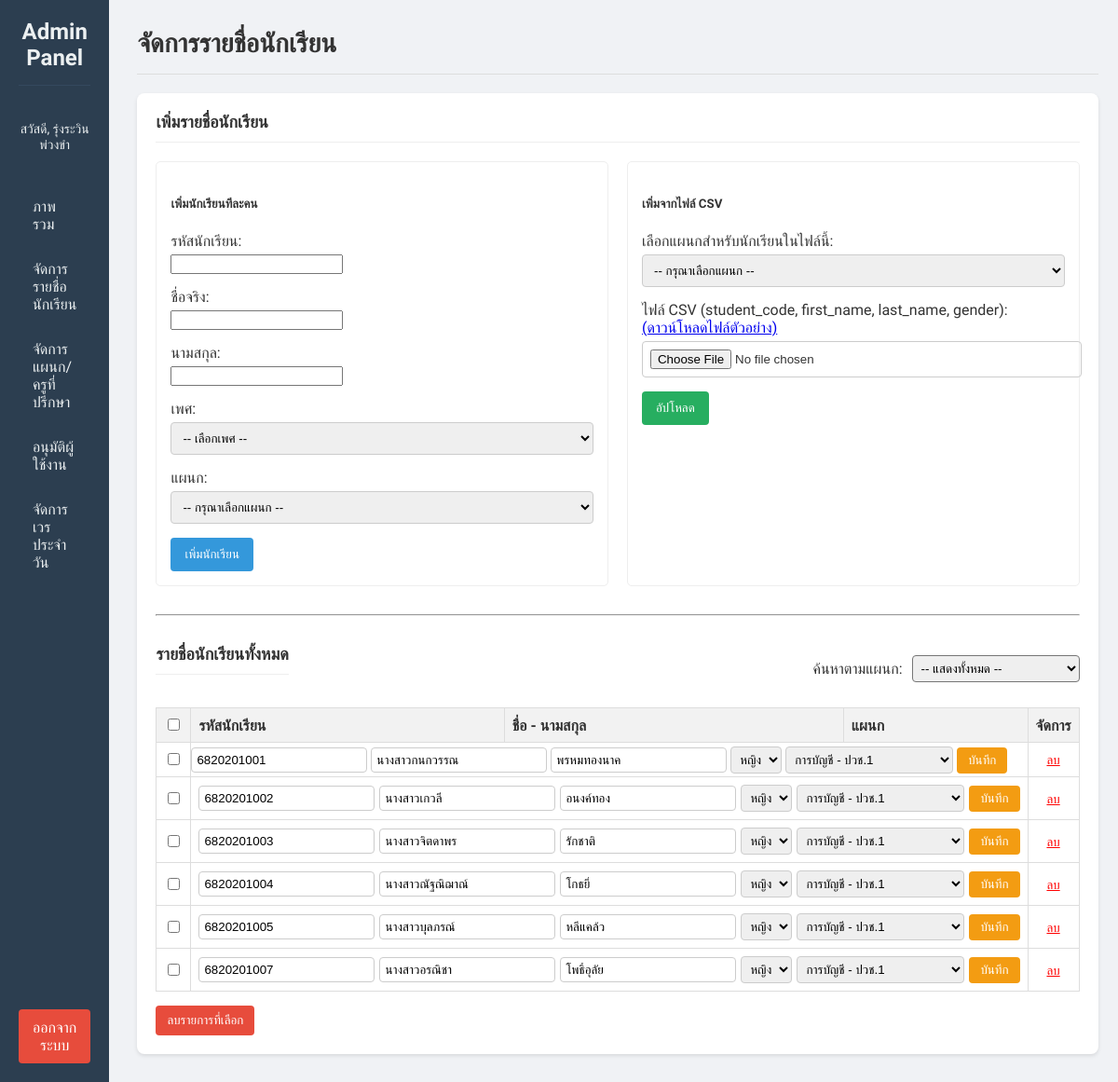
The app's page /admin_dashboard.php?page=students (signed in) with its own data.
### tables this page shows
CREATE TABLE `students` (
  `id` int(11) NOT NULL,
  `student_code` varchar(20) NOT NULL COMMENT 'รหัสนักเรียน',
  `first_name` varchar(100) NOT NULL COMMENT 'ชื่อจริง',
  `last_name` varchar(100) NOT NULL COMMENT 'นามสกุล',
  `gender` enum('M','F') NOT NULL COMMENT 'M=ชาย, F=หญิง',
  `department_id` int(11) NOT NULL COMMENT 'รหัสแผนกวิชา (FK to departments.id)'
);

### admin_students.php (the view, shortened to what this page needs)
<?php
$departments_query = "SELECT id, name, level FROM departments ORDER BY name, level";
$departments_result_for_forms = $conn->query($departments_query);
$search_dept_id = isset($_GET['search_dept']) ? (int)$_GET['search_dept'] : 0;
$sql = "SELECT s.id, s.student_code, s.first_name, s.last_name, s.gender, s.department_id, d.name as department_name, d.level as department_level
        FROM students s
        JOIN departments d ON s.department_id = d.id";
$sql .= " ORDER BY d.name, d.level, s.student_code";
$stmt = $conn->prepare($sql);
$stmt->execute();
$students_result = $stmt->get_result();
?>
<h4>เพิ่มรายชื่อนักเรียน</h4>
<div style="display: flex; gap: 20px; margin-bottom: 20px;">
    <div style="flex: 1; border: 1px solid #eee; padding: 15px; border-radius: 5px;">
        <h5>เพิ่มนักเรียนทีละคน</h5>
        <form action="admin_dashboard.php?page=students" method="post" id="add-student-form">
            <div class="form-group">
                <label for="student_code">รหัสนักเรียน:</label>
                <input type="text" name="student_code" id="student_code" required>
            </div>
            <div class="form-group">
                <label for="first_name">ชื่อจริง:</label>
                <input type="text" name="first_name" id="first_name" required>
            </div>
            <div class="form-group">
                <label for="last_name">นามสกุล:</label>
                <input type="text" name="last_name" id="last_name" required>
            </div>
            <div class="form-group">
                <label for="gender">เพศ:</label>
                <select name="gender" id="gender" required>
                    <option value="">-- เลือกเพศ --</option>
                </select>
            </div>
            <div class="form-group">
                <label for="department_id_single">แผนก:</label>
                <select name="department_id" id="department_id_single" required>
                    <option value="">-- กรุณาเลือกแผนก --</option>
                </select>
            </div>
            <button type="submit" name="add_student" style="background-color: #3498db; color: white; border: none; padding: 10px 15px; border-radius: 4px; cursor: pointer;">เพิ่มนักเรียน</button>
        </form>
    </div>
    <div style="flex: 1; border: 1px solid #eee; padding: 15px; border-radius: 5px;">
        <h5>เพิ่มจากไฟล์ CSV</h5>
        <form action="upload_students_csv.php" method="post" enctype="multipart/form-data">
            <div class="form-group">
                <label for="department_csv">เลือกแผนกสำหรับนักเรียนในไฟล์นี้:</label>
                <select name="department_id" id="department_csv" required>
                    <option value="">-- กรุณาเลือกแผนก --</option>
                    <?php
                        if ($departments_result_for_forms->num_rows > 0) {
                            $departments_result_for_forms->data_seek(0);
                         }
                    ?>
                </select>
            </div>
            <div class="form-group">
                <label for="csv_file">ไฟล์ CSV (student_code, first_name, last_name, gender):
                    <a href="sample_students.csv" download style="font-weight: normal; text-decoration: underline;">(ดาวน์โหลดไฟล์ตัวอย่าง)</a>
                </label>
                <input type="file" name="csv_file" id="csv_file" accept=".csv" required>
            </div>
            <button type="submit" name="upload" style="background-color: #27ae60; border: none; color: white; padding: 10px 15px; border-radius: 4px; cursor: pointer;">อัปโหลด</button>
        </form>
    </div>
</div>
<hr style="margin: 30px 0;">
<div style="display: flex; justify-content: space-between; align-items: center; margin-bottom: 15px;">
    <h4>รายชื่อนักเรียนทั้งหมด</h4>
    <form action="admin_dashboard.php" method="get" style="display: flex; gap: 10px; align-items: center;">
        <label for="search_dept">ค้นหาตามแผนก:</label>
        <select name="search_dept" id="search_dept" onchange="this.form.submit()" style="padding: 5px; border-radius: 4px;">
            <option value="0">-- แสดงทั้งหมด --</option>
            <?php
                if ($departments_result_for_forms->num_rows > 0) {
                    $departments_result_for_forms->data_seek(0);
                }
            ?>
        </select>
    </form>
</div>
<form action="admin_dashboard.php?page=students" method="POST" id="student-list-form">
    <table style="width: 100%; border-collapse: collapse;">
        <tr style="background-color: #f2f2f2;">
            <th style="padding: 8px; border: 1px solid #ddd; width: 30px;"><input type="checkbox" id="select-all"></th>
            <th style="padding: 8px; border: 1px solid #ddd; text-align: left;">รหัสนักเรียน</th>
            <th style="padding: 8px; border: 1px solid #ddd; text-align: left;">ชื่อ - นามสกุล</th>
            <th style="padding: 8px; border: 1px solid #ddd; text-align: left;">แผนก</th>
            <th style="padding: 8px; border: 1px solid #ddd; text-align: center;">จัดการ</th>
        </tr>
        <?php if ($students_result && $students_result->num_rows > 0): ?>
            <?php while($student = $students_result->fetch_assoc()): ?>
            <tr>
                <td style="padding: 8px; border: 1px solid #ddd; text-align: center;">
                    <input type="checkbox" name="student_ids[]" value="<?php echo $student['id']; ?>" class="student-checkbox">
                </td>
                <td colspan="3" style="padding: 0; border: 1px solid #ddd;">
                    <form action="admin_dashboard.php?page=students&search_dept=<?php echo $search_dept_id; ?>" method="POST" style="display: flex; gap: 5px; align-items: center; padding: 8px; width: 100%; box-sizing: border-box;">
                        <input type="text" name="student_code" value="<?php echo htmlspecialchars($student['student_code']); ?>" required title="รหัสนักเรียน" style="flex: 2; padding: 5px; border: 1px solid #ccc; border-radius: 4px;">
                        <input type="text" name="first_name" value="<?php echo htmlspecialchars($student['first_name']); ?>" required title="ชื่อจริง" style="flex: 2; padding: 5px; border: 1px solid #ccc; border-radius: 4px;">
                        <input type="text" name="last_name" value="<?php echo htmlspecialchars($student['last_name']); ?>" required title="นามสกุล" style="flex: 2; padding: 5px; border: 1px solid #ccc; border-radius: 4px;">
                        <select name="gender" required title="เพศ" style="flex: 1; padding: 5px; border: 1px solid #ccc; border-radius: 4px;">
                            <option value="F" <?php if($student['gender'] == 'F') echo 'selected'; ?>>หญิง</option>
                        </select>
                        <select name="department_id" required title="แผนก" style="flex: 3; padding: 5px; border: 1px solid #ccc; border-radius: 4px;">
                            <?php
                                if ($departments_result_for_forms->num_rows > 0) {
                                    $departments_result_for_forms->data_seek(0);
                                    while ($row = $departments_result_for_forms->fetch_assoc()) {
                                        $selected = ($student['department_id'] == $row['id']) ? 'selected' : '';
                                        echo "<option value='{$row['id']}' {$selected}>".htmlspecialchars($row['name'] . ' - ' . $row['level'])."</option>";
                                    }
                                }
                            ?>
                        </select>
                        <button type="submit" name="edit_student" style="background-color: #f39c12; color: white; border: none; padding: 6px 12px; border-radius: 4px; cursor: pointer;">บันทึก</button>
                    </form>
                </td>
                <td style="padding: 8px; border: 1px solid #ddd; text-align: center;">
                    <form action="admin_dashboard.php?page=students&search_dept=<?php echo $search_dept_id; ?>" method="POST" onsubmit="return confirm('คุณแน่ใจหรือไม่ว่าต้องการลบนักเรียนคนนี้?');" style="display:inline;">
                        <button type="submit" name="delete_student" style="background: none; border: none; color: red; cursor: pointer; text-decoration: underline;">ลบ</button>
                    </form>
                </td>
            </tr>
            <?php endwhile; ?>
        <?php else: ?>
            <tr><td colspan="3" style="padding: 8px; border: 1px solid #ddd; text-align: center;">ไม่พบข้อมูลนักเรียนตามเงื่อนไขที่ค้นหา</td></tr>
        <?php endif; ?>
    </table>
    <div style="margin-top: 15px;">
        <button type="submit" name="delete_selected" class="btn-delete-selected" style="background-color: #e74c3c; color: white; border: none; padding: 8px 12px; border-radius: 4px; cursor: pointer;" onclick="return confirm('คุณแน่ใจหรือไม่ว่าต้องการลบนักเรียนที่เลือกทั้งหมด?');">ลบรายการที่เลือก</button>
    </div>
</form>

### admin_dashboard.php (shortened to what this page needs)
<!DOCTYPE html>
<html lang="th">
<head>
    <link rel="stylesheet" href="admin_style.css">
</head>
<body>
    <div class="dashboard-container">
        <div class="sidebar">
            <h3>Admin Panel</h3>
            <p>สวัสดี, <?php
                $display_name = isset($_SESSION['first_name']) && !empty($_SESSION['first_name'])
                                ? $_SESSION['first_name'] . ' ' . $_SESSION['last_name']
                                : $_SESSION['username'];
                echo htmlspecialchars($display_name);
            ?></p>
            <ul>
                <li><a href="admin_dashboard.php?page=overview">ภาพรวม</a></li>
                <li><a href="admin_dashboard.php?page=students">จัดการรายชื่อนักเรียน</a></li>
                <li><a href="admin_dashboard.php?page=departments">จัดการแผนก/ครูที่ปรึกษา</a></li>
                <li><a href="admin_dashboard.php?page=approvals">อนุมัติผู้ใช้งาน</a></li>
                <li><a href="admin_dashboard.php?page=duty">จัดการเวรประจำวัน</a></li>
            </ul>
            <a href="logout.php" class="logout-btn">ออกจากระบบ</a>
        </div>
        <div class="main-content">
            <div class="content-header">
                <h1>
                    <?php
                        $page = $_GET['page'] ?? 'overview';
                        switch ($page) {
                            case 'students': echo 'จัดการรายชื่อนักเรียน'; break;
                        }
                    ?>
                </h1>
            </div>
            <div class="content-body">
                <?php
                    if (file_exists("admin_{$page}.php")) {
                        include "admin_{$page}.php";
                    } else {
                        include "admin_overview.php";
                    }
                ?>
            </div>
        </div>
    </div>
</body>
</html>

### admin_style.css (style rules this page uses)
body { font-family: 'Sarabun', sans-serif; background-color: #f0f2f5; margin: 0; color: #333; }
.dashboard-container { display: flex; min-height: 100vh; }
.sidebar { width: 250px; background-color: #2c3e50; color: #ecf0f1; padding: 20px; display: flex; flex-direction: column; }
.sidebar h3 { text-align: center; margin-top: 0; font-size: 24px; border-bottom: 1px solid #34495e; padding-bottom: 15px; }
.sidebar p { text-align: center; font-size: 14px; margin-bottom: 20px; }
.sidebar ul { list-style: none; padding: 0; flex-grow: 1; }
.sidebar ul li a { display: block; padding: 12px 15px; color: #ecf0f1; text-decoration: none; border-radius: 4px; margin-bottom: 5px; transition: background-color 0.2s; }
.logout-btn { display: block; text-align: center; padding: 10px; background-color: #e74c3c; color: white; text-decoration: none; border-radius: 4px; transition: background-color 0.2s; }
.main-content { flex-grow: 1; padding: 30px; }
.content-header { border-bottom: 1px solid #ddd; padding-bottom: 15px; margin-bottom: 20px; }
.content-header h1 { margin: 0; font-size: 28px; }
.content-body { background-color: #ffffff; padding: 20px; border-radius: 8px; box-shadow: 0 2px 4px rgba(0,0,0,0.1); }
.content-body h4 { margin-top: 0; font-size: 18px; border-bottom: 1px solid #eee; padding-bottom: 10px; margin-bottom: 20px; }
.form-group { margin-bottom: 15px; }
.form-group label { display: block; margin-bottom: 5px; }
.form-group input[type="file"], .form-group select { width: 100%; padding: 8px; border: 1px solid #ccc; border-radius: 4px; }

### records on screen
students: student_code "6820201001", first_name "นางสาวกนกวรรณ", last_name "พรหมทองนาค", gender "หญิง"
students: student_code "6820201002", first_name "นางสาวเกวลี", last_name "อนงค์ทอง", gender "หญิง"
students: student_code "6820201003", first_name "นางสาวจิตดาพร", last_name "รักชาติ", gender "หญิง"
students: student_code "6820201004", first_name "นางสาวณัฐณิฌาณ์", last_name "โกธยี่", gender "หญิง"
students: student_code "6820201005", first_name "นางสาวบุลภรณ์", last_name "หลีแคล้ว", gender "หญิง"
students: student_code "6820201007", first_name "นางสาวอรณิชา", last_name "โพธิ์อุลัย", gender "หญิง"

### other values on screen
$display_name "รุ่งระวิน พ่วงขำ"
form field department_id "การบัญชี - ปวช.1"
